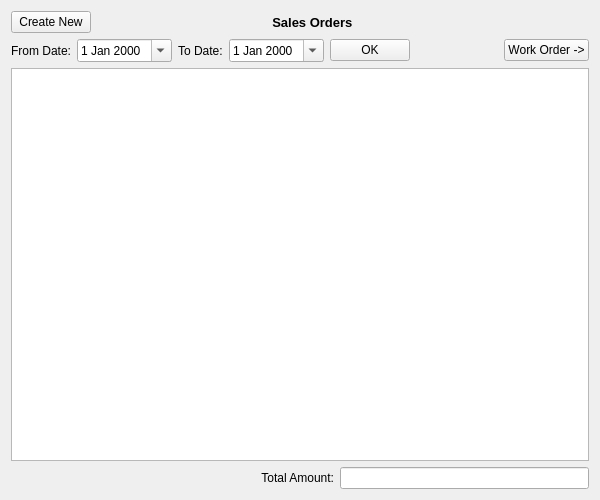
<?xml version="1.0" encoding="UTF-8"?>
<ui version="4.0">
 <class>salesOrders</class>
 <widget class="QWidget" name="salesOrders">
  <property name="geometry">
   <rect>
    <x>0</x>
    <y>0</y>
    <width>600</width>
    <height>500</height>
   </rect>
  </property>
  <property name="windowTitle">
   <string>Form</string>
  </property>
  <layout class="QVBoxLayout" name="verticalLayout">
   <item>
    <layout class="QHBoxLayout" name="horizontalLayout_2">
     <item>
      <widget class="QPushButton" name="createNewPushButton">
       <property name="sizePolicy">
        <sizepolicy hsizetype="Fixed" vsizetype="Fixed">
         <horstretch>0</horstretch>
         <verstretch>0</verstretch>
        </sizepolicy>
       </property>
       <property name="text">
        <string>Create New</string>
       </property>
      </widget>
     </item>
     <item>
      <widget class="QLabel" name="titleLabel">
       <property name="font">
        <font>
         <pointsize>10</pointsize>
         <weight>75</weight>
         <bold>true</bold>
        </font>
       </property>
       <property name="text">
        <string>Sales Orders                 </string>
       </property>
       <property name="alignment">
        <set>Qt::AlignCenter</set>
       </property>
      </widget>
     </item>
    </layout>
   </item>
   <item>
    <layout class="QHBoxLayout" name="horizontalLayout">
     <item>
      <widget class="QLabel" name="fromDateLabel">
       <property name="text">
        <string>From Date:</string>
       </property>
       <property name="alignment">
        <set>Qt::AlignRight|Qt::AlignTrailing|Qt::AlignVCenter</set>
       </property>
      </widget>
     </item>
     <item>
      <widget class="QDateEdit" name="dateEdit">
       <property name="calendarPopup">
        <bool>true</bool>
       </property>
      </widget>
     </item>
     <item>
      <widget class="QLabel" name="toDateLabel">
       <property name="text">
        <string>To Date:</string>
       </property>
      </widget>
     </item>
     <item>
      <widget class="QDateEdit" name="toDateEdit">
       <property name="calendarPopup">
        <bool>true</bool>
       </property>
      </widget>
     </item>
     <item>
      <widget class="QPushButton" name="okPushButton">
       <property name="sizePolicy">
        <sizepolicy hsizetype="Fixed" vsizetype="Fixed">
         <horstretch>0</horstretch>
         <verstretch>0</verstretch>
        </sizepolicy>
       </property>
       <property name="text">
        <string>OK</string>
       </property>
      </widget>
     </item>
     <item>
      <spacer name="horizontalSpacer">
       <property name="orientation">
        <enum>Qt::Horizontal</enum>
       </property>
       <property name="sizeHint" stdset="0">
        <size>
         <width>48</width>
         <height>17</height>
        </size>
       </property>
      </spacer>
     </item>
     <item>
      <widget class="QPushButton" name="generateWorkOrder">
       <property name="text">
        <string>Work Order -&gt;</string>
       </property>
      </widget>
     </item>
    </layout>
   </item>
   <item>
    <layout class="QVBoxLayout" name="tableLay"/>
   </item>
   <item>
    <widget class="QTableView" name="tableView">
     <property name="selectionMode">
      <enum>QAbstractItemView::SingleSelection</enum>
     </property>
     <property name="selectionBehavior">
      <enum>QAbstractItemView::SelectRows</enum>
     </property>
    </widget>
   </item>
   <item>
    <layout class="QHBoxLayout" name="horizontalLayout_3">
     <item>
      <spacer name="horizontalSpacer_2">
       <property name="orientation">
        <enum>Qt::Horizontal</enum>
       </property>
       <property name="sizeHint" stdset="0">
        <size>
         <width>40</width>
         <height>20</height>
        </size>
       </property>
      </spacer>
     </item>
     <item>
      <widget class="QLabel" name="totalAmountLabel">
       <property name="text">
        <string>Total Amount:</string>
       </property>
       <property name="alignment">
        <set>Qt::AlignRight|Qt::AlignTrailing|Qt::AlignVCenter</set>
       </property>
      </widget>
     </item>
     <item>
      <widget class="QLineEdit" name="totalAmountLineEdit"/>
     </item>
    </layout>
   </item>
  </layout>
 </widget>
 <tabstops>
  <tabstop>createNewPushButton</tabstop>
  <tabstop>totalAmountLineEdit</tabstop>
 </tabstops>
 <resources/>
 <connections/>
</ui>
